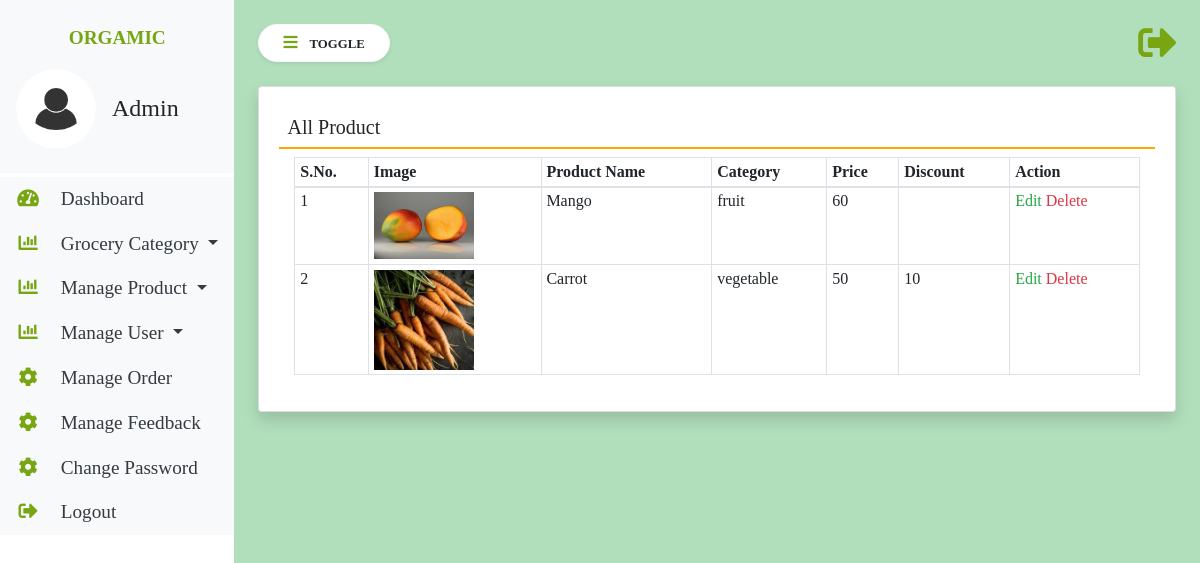
/view-product/, run on an earlier commit of the app's database.
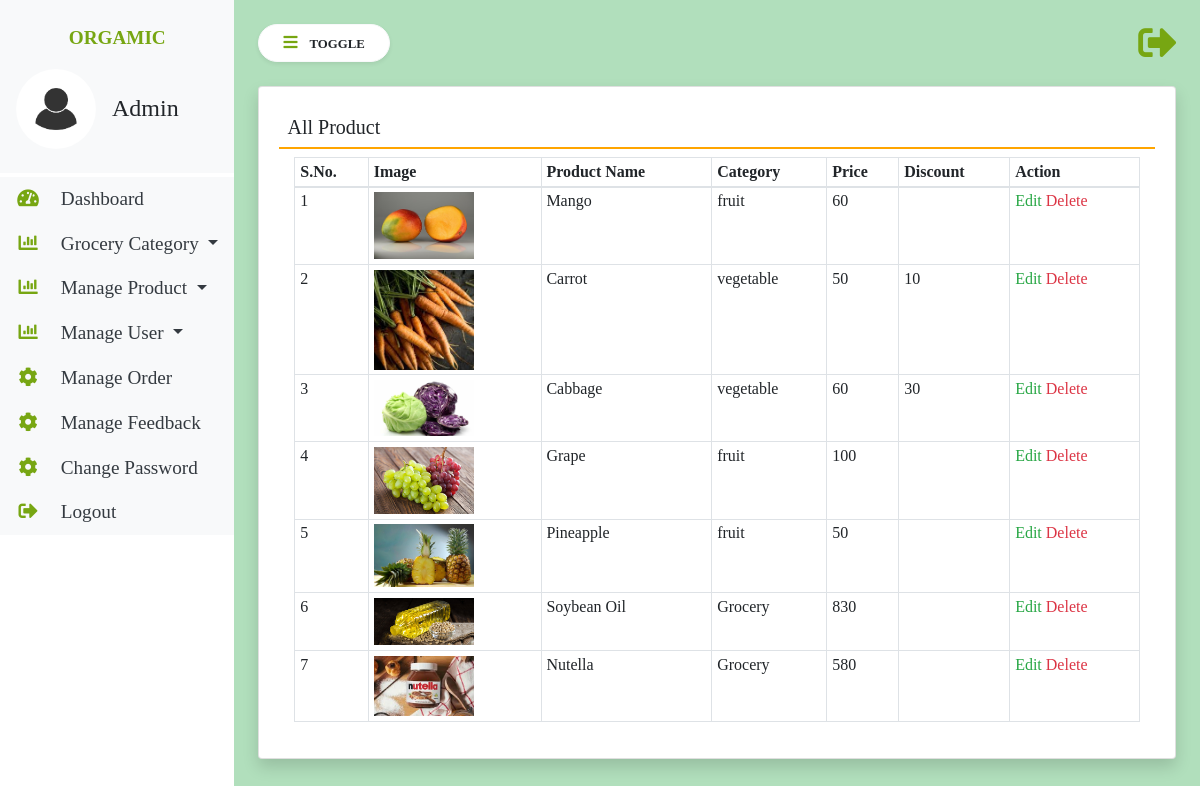
And on a later commit of the database.
### groceryapp/models.py (models this page shows, shortened)
class Product(models.Model):
    category = models.ForeignKey(Category, on_delete=models.CASCADE, null=True, blank=True)
    name = models.CharField(max_length=100, null=True, blank=True)
    image = models.FileField(null=True, blank=True)
    description = models.TextField(null=True, blank=True)
    price = models.CharField(max_length=100, null=True, blank=True)
    discount = models.CharField(max_length=100, null=True, blank=True)
    updated = models.DateTimeField(auto_now=True)
    created = models.DateTimeField(auto_now_add=True)

class Category(models.Model):
    name = models.CharField(max_length=100, null=True, blank=True)
    created = models.DateTimeField(default=now)

### groceryapp/views.py (the view)
# urls.py: path('view-product/', viewProduct, name='view-product'),
def viewProduct(request):
    product = Product.objects.all()
    return render(request, 'view-product.html', locals())

### groceryapp/templates/view-product.html
{% extends 'admin-base.html' %}
{% block main  %}
<div class="card shadow">
    <div class="card-body">
        <h5 class="p-2" style="border-bottom: 2px solid orange;">All Product</h5>
        <div class="container-fluid">
            <table class="table table-bordered table-sm" id="example">
                <thead>
                <tr>
                    <th>S.No.</th>
                    <th>Image</th>
                    <th>Product Name</th>
                    <th>Category</th>
                    <th>Price</th>
                    <th>Discount</th>
                    <th>Action</th>
                </tr>
                </thead>
                <tbody>
                {% for i in product %}
                <tr>
                    <td>{{forloop.counter}}</td>
                    <td><img src="{{i.image.url}}" style="width:100px"/></td>
                    <td>{{i.name}}</td>
                    <td>{{i.category.name}}</td>
                    <td>{{i.price}}</td>
                    <td>{{i.discount}}</td>
                    <td>
                        <a href="/edit-product/{{i.id}}/" class="text-success">Edit</a>
                        <a href="/delete-product/{{i.id}}/" class="text-danger"
                           onclick="return confirm('Are You Sure?')">Delete</a></td>
                </tr>
                {% endfor %}
                </tbody>
            </table>
        </div>
    </div>
</div>
{% endblock %}

### groceryapp/templates/admin-base.html (shortened to what this page needs)
{% load static %}
<html lang="en">
<head>
    <link rel="stylesheet" href="https://maxcdn.bootstrapcdn.com/bootstrap/4.3.1/css/bootstrap.min.css">
    <link rel="stylesheet" href="https://use.fontawesome.com/releases/v5.6.3/css/all.css"
>
</head>
<body style="font-family: cursive; font-size: 1.2rem;">
<div class="vertical-nav bg-white" id="sidebar" style="display: flex; height: 100vh;">
    <div class="vertical-nav bg-white">
        <div class="py-4 px-3 mb-1 bg-light">
            <p class="font-weight-bold text-uppercase px-3 dashboard-text text-center"><span style="color: #77a612; font-weight: bold">ORGAMIC</span></p>
            <div class="media d-flex align-items-center">
                <img src="{% static 'admin.jpg' %}" width="80" height="80" class="mr-3" style="border-radius: 50px;">
                <div class="media-body">
                    <h4 class="mb-0">Admin</h4>
                </div>
            </div>
        </div>
        <div>
            <ul class="nav flex-column bg-white">
                <li class="nav-item">
                    <a href="/admin-dashboard/" class="nav-link text-dark bg-light">
                        <i class="fas fa-tachometer-alt fa-fw mr-3" style="color: #77a612"></i>
                        Dashboard
                    </a>
                </li>
                <li class="nav-item dropdown">
                    <a class="nav-link dropdown-toggle text-dark bg-light" href="#" id="navbardrop" data-toggle="dropdown">
                        <i class="fas fa-chart-bar mr-3 fa-fw" style="color: #77a612"></i> Grocery Category
                    </a>
                </li>
                <li class="nav-item dropdown">
                    <a class="nav-link dropdown-toggle text-dark bg-light" href="#" id="navbardrop" data-toggle="dropdown">
                        <i class="fas fa-chart-bar mr-3 fa-fw" style="color: #77a612"></i> Manage Product
                    </a>
                </li>
                <li class="nav-item dropdown">
                    <a class="nav-link dropdown-toggle text-dark bg-light" href="#" id="navbardrop" data-toggle="dropdown">
                        <i class="fas fa-chart-bar mr-3 fa-fw" style="color: #77a612"></i> Manage User
                    </a>
                </li>
                <li class="nav-item">
                    <a href="" class="nav-link text-dark bg-light">
                        <i class="fas fa-cog mr-3 fa-fw" style="color: #77a612"></i>
                        Manage Order
                    </a>
                </li>
                <li class="nav-item">
                    <a href="" class="nav-link text-dark bg-light">
                        <i class="fas fa-cog mr-3 fa-fw" style="color: #77a612"></i>
                        Manage Feedback
                    </a>
                </li>
                <li class="nav-item">
                    <a href="" class="nav-link text-dark bg-light">
                        <i class="fas fa-cog mr-3 fa-fw" style="color: #77a612"></i>
                        Change Password
                    </a>
                </li>
                <li class="nav-item">
                    <a href="" class="nav-link text-dark bg-light">
                        <i class="fas fa-sign-out-alt mr-3 fa-fw" style="color: #77a612"></i>
                        Logout
                    </a>
                </li>
            </ul>
        </div>
    </div>
    <div class="page-content p-4" style="background-color: #28a7455c; width: -webkit-fill-available;" id="content">
        <a href="" title="logout" class="float-right" style="color: #77a612"><i class="fas fa-sign-out-alt fa-2x"></i></a>
        <button id="sidebarCollapse" type="button" class="btn btn-light bg-white rounded-pill shadow-sm px-4 mb-4">
            <i class="fas fa-bars mr-2" style="color: #77a612"></i>
            <small class="text-uppercase font-weight-bold">Toggle</small>
        </button>
           {% block main %}
           {% endblock %}
    </div>
</div>
</body>
</html>

What changed in the data, as far as the page shows it:
added Product: image (picture), name "Cabbage", category.name "vegetable", price "60", discount "30"
added Product: image (picture), name "Grape", category.name "fruit", price "100"
added Product: image (picture), name "Pineapple", category.name "fruit", price "50"
added Product: image (picture), name "Soybean Oil", category.name "Grocery", price "830"
added Product: image (picture), name "Nutella", category.name "Grocery", price "580"
